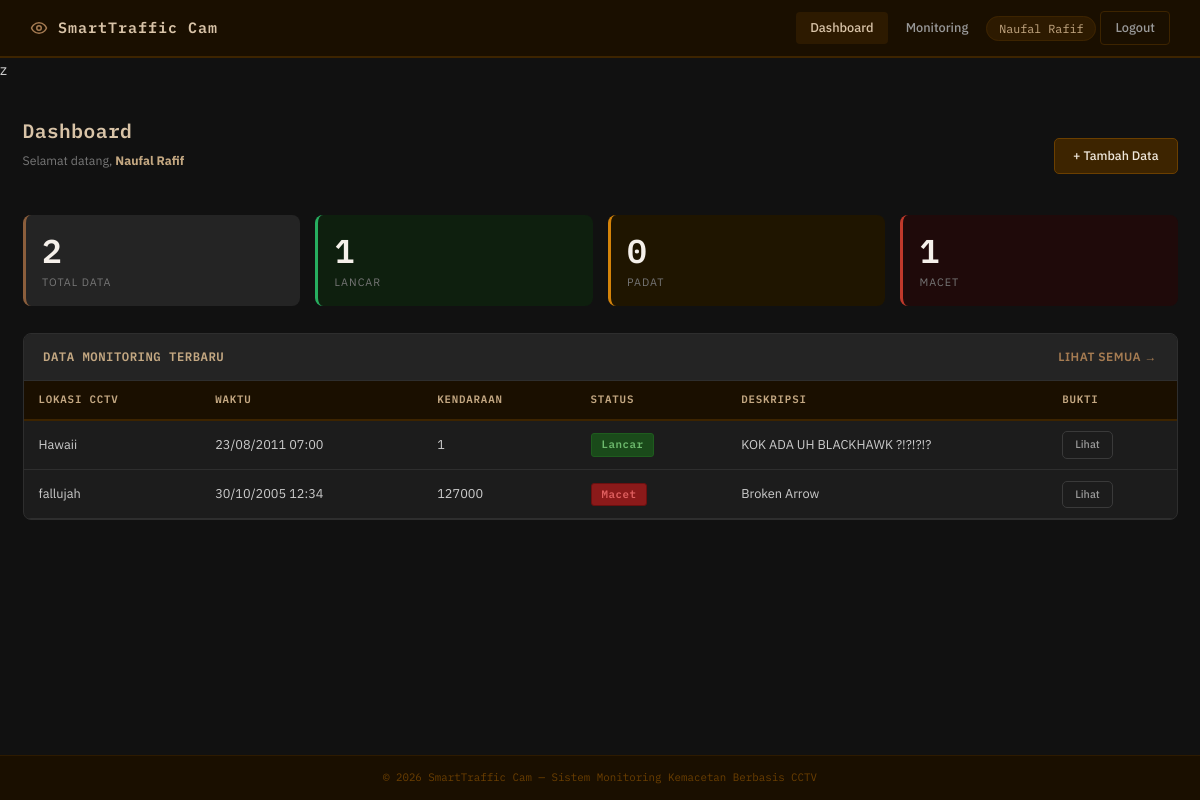
/dashboard.php (signed in), run on the app's committed database.
### tables this page shows
CREATE TABLE `monitoring` (
  `id` int(11) NOT NULL,
  `user_id` int(11) NOT NULL,
  `lokasi_cctv` varchar(150) NOT NULL,
  `waktu_monitoring` datetime NOT NULL,
  `jumlah_kendaraan` int(11) NOT NULL,
  `status_kemacetan` enum('Lancar','Padat','Macet') NOT NULL,
  `deskripsi` text NOT NULL,
  `foto_bukti` varchar(255) NOT NULL,
  `created_at` timestamp NOT NULL DEFAULT current_timestamp()
);

### dashboard.php (the view, shortened to what this page needs)
<?php
require 'koneksi.php';
$uid = (int)$_SESSION['user_id'];
$r_stats = mysqli_query($conn,
    "SELECT
        COUNT(*) AS total,
        SUM(status_kemacetan = 'Lancar') AS lancar,
        SUM(status_kemacetan = 'Padat')  AS padat,
        SUM(status_kemacetan = 'Macet')  AS macet
     FROM monitoring WHERE user_id = $uid"
);
$stats = mysqli_fetch_assoc($r_stats);
$r_recent = mysqli_query($conn,
    "SELECT * FROM monitoring WHERE user_id = $uid ORDER BY created_at DESC LIMIT 5"
);
?>
<!DOCTYPE html>
<html lang="id">
<head>
    <link rel="stylesheet" href="assets/style.css">
</head>
<body>
<?php require 'navbar.php'; ?>
<div class="page-wrapper">
    <div class="section-header">
        <div>
            <div class="page-title">Dashboard</div>
            <div class="page-subtitle">Selamat datang, <strong style="color:#c4a882;"><?= htmlspecialchars($_SESSION['nama']) ?></strong></div>
        </div>
        <a href="tambah_monitoring.php" class="btn btn-primary">+ Tambah Data</a>
    </div>
    <div class="stats-grid">
        <div class="stat-card total">
            <div class="stat-num"><?= (int)$stats['total'] ?></div>
            <div class="stat-label">Total Data</div>
        </div>
        <div class="stat-card lancar">
            <div class="stat-num"><?= (int)$stats['lancar'] ?></div>
            <div class="stat-label">Lancar</div>
        </div>
        <div class="stat-card padat">
            <div class="stat-num"><?= (int)$stats['padat'] ?></div>
            <div class="stat-label">Padat</div>
        </div>
        <div class="stat-card macet">
            <div class="stat-num"><?= (int)$stats['macet'] ?></div>
            <div class="stat-label">Macet</div>
        </div>
    </div>
    <div class="card">
        <div class="card-header" style="display:flex; justify-content:space-between; align-items:center;">
            <span>Data Monitoring Terbaru</span>
            <a href="monitoring.php" class="btn-link">Lihat semua &rarr;</a>
        </div>
        <div class="table-wrap">
            <table>
                <thead>
                    <tr>
                        <th>Lokasi CCTV</th>
                        <th>Waktu</th>
                        <th>Kendaraan</th>
                        <th>Status</th>
                        <th>Deskripsi</th>
                        <th>Bukti</th>
                    </tr>
                </thead>
                <tbody>
                <?php if (mysqli_num_rows($r_recent) === 0): ?>
                    <tr><td colspan="6" class="no-data">Belum ada data monitoring.</td></tr>
                <?php else: ?>
                    <?php while ($row = mysqli_fetch_assoc($r_recent)): ?>
                    <tr>
                        <td><?= htmlspecialchars($row['lokasi_cctv']) ?></td>
                        <td style="white-space:nowrap;"><?= date('d/m/Y H:i', strtotime($row['waktu_monitoring'])) ?></td>
                        <td><?= (int)$row['jumlah_kendaraan'] ?></td>
                        <td><span class="badge badge-<?= strtolower($row['status_kemacetan']) ?>"><?= $row['status_kemacetan'] ?></span></td>
                        <td style="max-width:200px; overflow:hidden; text-overflow:ellipsis; white-space:nowrap;" title="<?= htmlspecialchars($row['deskripsi']) ?>"><?= htmlspecialchars($row['deskripsi']) ?></td>
                        <td><a href="uploads/<?= htmlspecialchars($row['foto_bukti']) ?>" target="_blank" class="btn btn-sm" style="background:#1c1c1c; border-color:#3a3a3a; color:#999; font-size:.72rem;">Lihat</a></td>
                    </tr>
                    <?php endwhile; ?>
                <?php endif; ?>
                </tbody>
            </table>
        </div>
    </div>
</div>
<?php require 'footer.php'; ?>
</body>
</html>

### navbar.php (shortened to what this page needs)
<nav class="navbar">
    <a href="dashboard.php" class="navbar-brand">
        <svg width="18" height="18" viewBox="0 0 24 24" fill="none" stroke="currentColor" stroke-width="2" stroke-linecap="round" stroke-linejoin="round"><circle cx="12" cy="12" r="3"/><path d="M2 12s3-7 10-7 10 7 10 7-3 7-10 7-10-7-10-7z"/></svg>
        SmartTraffic Cam
    </a>
    <ul class="navbar-nav">
        <?php if (isset($_SESSION['user_id'])): ?>
        <li><a href="dashboard.php" class="<?= basename($_SERVER['PHP_SELF']) === 'dashboard.php' ? 'active' : '' ?>">Dashboard</a></li>
        <li><a href="monitoring.php" class="<?= basename($_SERVER['PHP_SELF']) === 'monitoring.php' ? 'active' : '' ?>">Monitoring</a></li>
        <li><span class="navbar-user"><?= htmlspecialchars($_SESSION['nama']) ?></span></li>
        <li><a href="login.php?logout=1" class="navbar-logout">Logout</a></li>
        <?php else: ?>
        <li><a href="login.php">Login</a></li>
        <li><a href="register.php">Register</a></li>
        <?php endif; ?>
    </ul>
</nav>
z

### footer.php
<footer>
    &copy; <?= date('Y') ?> SmartTraffic Cam &mdash; Sistem Monitoring Kemacetan Berbasis CCTV
</footer>

### data on the page
monitoring: lokasi_cctv "Hawaii", waktu_monitoring "23/08/2011 07:00", jumlah_kendaraan "1", status_kemacetan "Lancar", deskripsi "KOK ADA UH BLACKHAWK ?!?!?!?"
monitoring: lokasi_cctv "fallujah", waktu_monitoring "30/10/2005 12:34", jumlah_kendaraan "127000", status_kemacetan "Macet", deskripsi "Broken Arrow"

### other printed values
$_SESSION['nama'] "Naufal Rafif"
$stats['total'] "2"
$stats['lancar'] "1"
$stats['padat'] "0"
$stats['macet'] "1"
